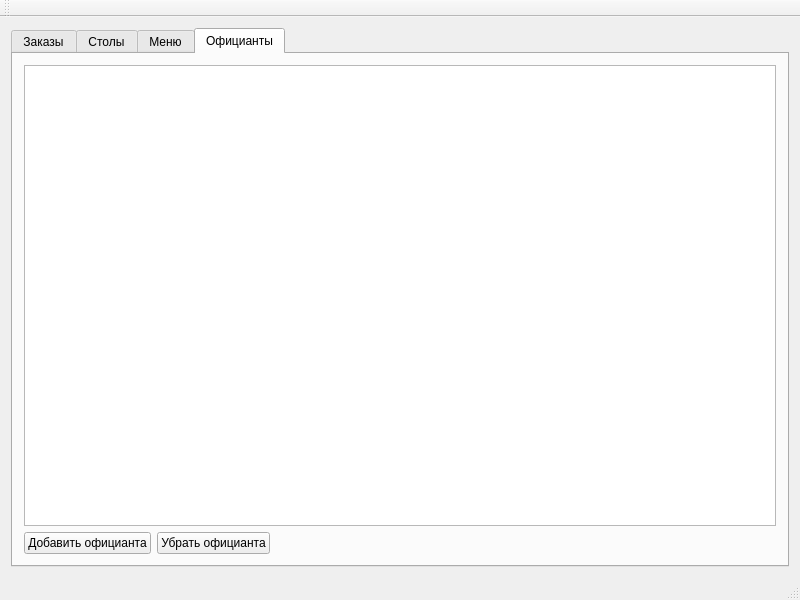
<?xml version="1.0" encoding="UTF-8"?>
<ui version="4.0">
 <class>MainWindow</class>
 <widget class="QMainWindow" name="MainWindow">
  <property name="geometry">
   <rect>
    <x>0</x>
    <y>0</y>
    <width>800</width>
    <height>600</height>
   </rect>
  </property>
  <property name="windowTitle">
   <string>Управление рестораном</string>
  </property>
  <widget class="QWidget" name="centralWidget">
   <layout class="QVBoxLayout" name="verticalLayout">
    <item>
     <widget class="QTabWidget" name="tabWidget">
      <property name="currentIndex">
       <number>3</number>
      </property>
      <widget class="QWidget" name="tabOrders">
       <attribute name="title">
        <string>Заказы</string>
       </attribute>
       <layout class="QVBoxLayout" name="verticalLayout_2">
        <item>
         <widget class="QTableView" name="ordersTableView"/>
        </item>
        <item>
         <layout class="QHBoxLayout" name="horizontalLayout">
          <item>
           <widget class="QPushButton" name="btnNewOrder">
            <property name="text">
             <string>Новый заказ</string>
            </property>
           </widget>
          </item>
          <item>
           <widget class="QPushButton" name="btnCompleteOrder">
            <property name="text">
             <string>Завершенный заказ</string>
            </property>
           </widget>
          </item>
          <item>
           <spacer name="horizontalSpacer">
            <property name="orientation">
             <enum>Qt::Orientation::Horizontal</enum>
            </property>
            <property name="sizeHint" stdset="0">
             <size>
              <width>40</width>
              <height>20</height>
             </size>
            </property>
           </spacer>
          </item>
         </layout>
        </item>
       </layout>
      </widget>
      <widget class="QWidget" name="tabTables">
       <attribute name="title">
        <string>Столы</string>
       </attribute>
       <layout class="QVBoxLayout" name="verticalLayout_3">
        <item>
         <widget class="QTableView" name="tablesTableView"/>
        </item>
        <item>
         <layout class="QHBoxLayout" name="horizontalLayout_2">
          <item>
           <widget class="QPushButton" name="btnOccupyTable">
            <property name="text">
             <string>Стол занят</string>
            </property>
           </widget>
          </item>
          <item>
           <widget class="QPushButton" name="btnFreeTable">
            <property name="text">
             <string>Стол свободен</string>
            </property>
           </widget>
          </item>
          <item>
           <spacer name="horizontalSpacer_2">
            <property name="orientation">
             <enum>Qt::Orientation::Horizontal</enum>
            </property>
            <property name="sizeHint" stdset="0">
             <size>
              <width>40</width>
              <height>20</height>
             </size>
            </property>
           </spacer>
          </item>
         </layout>
        </item>
       </layout>
      </widget>
      <widget class="QWidget" name="tabMenu">
       <attribute name="title">
        <string>Меню</string>
       </attribute>
       <layout class="QVBoxLayout" name="verticalLayout_4">
        <item>
         <widget class="QTableView" name="menuTableView"/>
        </item>
        <item>
         <layout class="QHBoxLayout" name="horizontalLayout_3">
          <item>
           <widget class="QPushButton" name="btnAddDish">
            <property name="text">
             <string>Добавить блюдо</string>
            </property>
           </widget>
          </item>
          <item>
           <widget class="QPushButton" name="btnRemoveDish">
            <property name="text">
             <string>Убрать блюдо</string>
            </property>
           </widget>
          </item>
          <item>
           <spacer name="horizontalSpacer_3">
            <property name="orientation">
             <enum>Qt::Orientation::Horizontal</enum>
            </property>
            <property name="sizeHint" stdset="0">
             <size>
              <width>40</width>
              <height>20</height>
             </size>
            </property>
           </spacer>
          </item>
         </layout>
        </item>
       </layout>
      </widget>
      <widget class="QWidget" name="tabWaiters">
       <attribute name="title">
        <string>Официанты</string>
       </attribute>
       <layout class="QVBoxLayout" name="verticalLayout_5">
        <item>
         <widget class="QTableView" name="waitersTableView"/>
        </item>
        <item>
         <layout class="QHBoxLayout" name="horizontalLayout_4">
          <item>
           <widget class="QPushButton" name="btnAddWaiter">
            <property name="text">
             <string>Добавить официанта</string>
            </property>
           </widget>
          </item>
          <item>
           <widget class="QPushButton" name="btnRemoveWaiter">
            <property name="text">
             <string>Убрать официанта</string>
            </property>
           </widget>
          </item>
          <item>
           <spacer name="horizontalSpacer_4">
            <property name="orientation">
             <enum>Qt::Orientation::Horizontal</enum>
            </property>
            <property name="sizeHint" stdset="0">
             <size>
              <width>40</width>
              <height>20</height>
             </size>
            </property>
           </spacer>
          </item>
         </layout>
        </item>
       </layout>
      </widget>
     </widget>
    </item>
   </layout>
  </widget>
  <widget class="QMenuBar" name="menuBar">
   <property name="geometry">
    <rect>
     <x>0</x>
     <y>0</y>
     <width>800</width>
     <height>21</height>
    </rect>
   </property>
  </widget>
  <widget class="QToolBar" name="mainToolBar">
   <attribute name="toolBarArea">
    <enum>TopToolBarArea</enum>
   </attribute>
   <attribute name="toolBarBreak">
    <bool>false</bool>
   </attribute>
  </widget>
  <widget class="QStatusBar" name="statusBar"/>
 </widget>
 <layoutdefault spacing="6" margin="11"/>
 <resources/>
 <connections/>
</ui>
